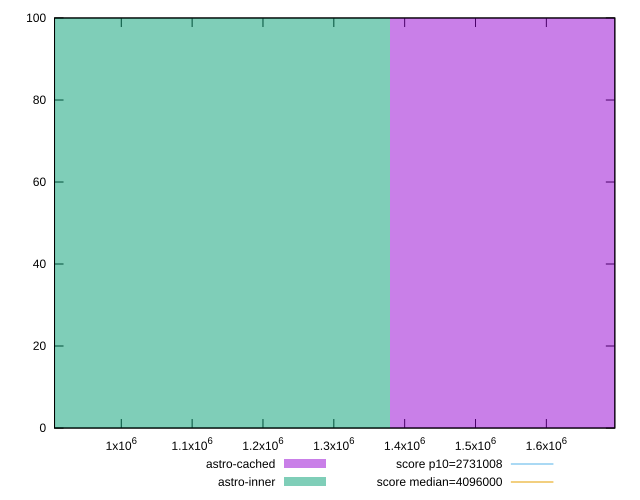

Write gnuplot code to recreate this figure.
reset

$astroCached <<EOF
1839085.911679152 100
EOF

$astroInner <<EOF
919542.955839576 100
EOF

set key outside below
set boxwidth 919542.955839576
set xrange [905777:1696643]
set yrange [0:100]
set trange [0:100]
set style fill transparent solid 0.5 noborder

set parametric
set terminal svg size 640, 500 enhanced background rgb 'white'
set output "reports/report_00033_2021-03-01T14-23-16.841Z/total-byte-weight/comparison/histogram/1_vs_2.svg"

plot $astroCached title "astro-cached" with boxes, \
     $astroInner title "astro-inner" with boxes, \
     2731008,t title "score p10=2731008", \
     4096000,t title "score median=4096000"

reset
